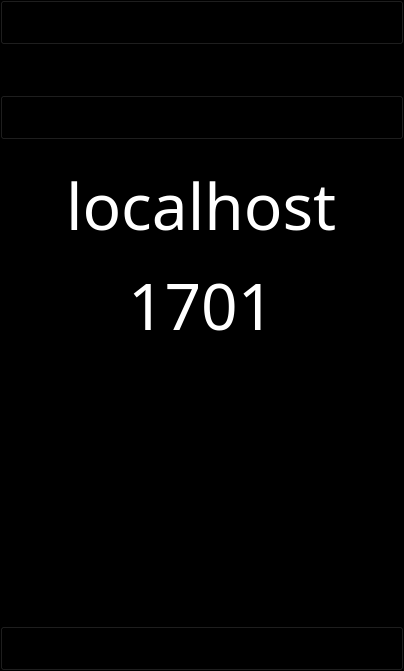
<?xml version="1.0" encoding="UTF-8"?>
<ui version="4.0">
 <class>MainWindow</class>
 <widget class="QMainWindow" name="MainWindow">
  <property name="geometry">
   <rect>
    <x>0</x>
    <y>0</y>
    <width>404</width>
    <height>671</height>
   </rect>
  </property>
  <property name="windowTitle">
   <string>MainWindow</string>
  </property>
  <property name="styleSheet">
   <string notr="true">background-color: rgb(0, 0, 0);</string>
  </property>
  <widget class="QWidget" name="centralWidget">
   <layout class="QVBoxLayout" name="verticalLayout">
    <property name="spacing">
     <number>10</number>
    </property>
    <property name="leftMargin">
     <number>0</number>
    </property>
    <property name="topMargin">
     <number>0</number>
    </property>
    <property name="rightMargin">
     <number>0</number>
    </property>
    <property name="bottomMargin">
     <number>0</number>
    </property>
    <item>
     <widget class="LCARS_Button" name="button_StartServer">
      <property name="sizePolicy">
       <sizepolicy hsizetype="Minimum" vsizetype="Preferred">
        <horstretch>0</horstretch>
        <verstretch>0</verstretch>
       </sizepolicy>
      </property>
      <property name="minimumSize">
       <size>
        <width>0</width>
        <height>40</height>
       </size>
      </property>
      <property name="font">
       <font>
        <family>Helvetica Ultra Compressed</family>
        <pointsize>20</pointsize>
        <weight>50</weight>
        <italic>false</italic>
        <bold>false</bold>
       </font>
      </property>
      <property name="text">
       <string>START SERVER</string>
      </property>
      <property name="Left_Text_Font" stdset="0">
       <font>
        <family>Helvetica Ultra Compressed</family>
        <pointsize>30</pointsize>
        <weight>50</weight>
        <italic>false</italic>
        <bold>false</bold>
       </font>
      </property>
      <property name="Right_Text_Font" stdset="0">
       <font>
        <family>Helvetica Ultra Compressed</family>
        <pointsize>30</pointsize>
        <weight>50</weight>
        <italic>false</italic>
        <bold>false</bold>
       </font>
      </property>
      <property name="Text_Left" stdset="0">
       <string>32</string>
      </property>
      <property name="Text_Right" stdset="0">
       <string>LCARS BUTTON</string>
      </property>
      <property name="Size_TopLeft" stdset="0">
       <size>
        <width>20</width>
        <height>20</height>
       </size>
      </property>
      <property name="Size_BottomLeft" stdset="0">
       <size>
        <width>20</width>
        <height>20</height>
       </size>
      </property>
      <property name="Size_TopRight" stdset="0">
       <size>
        <width>20</width>
        <height>20</height>
       </size>
      </property>
      <property name="Size_BottomRight" stdset="0">
       <size>
        <width>20</width>
        <height>20</height>
       </size>
      </property>
      <property name="Size_extendEdgeLeft" stdset="0">
       <number>10</number>
      </property>
      <property name="Size_extendEdgeRight" stdset="0">
       <number>0</number>
      </property>
      <property name="Divider_Left_Position" stdset="0">
       <number>0</number>
      </property>
      <property name="Divider_Left_Width" stdset="0">
       <number>50</number>
      </property>
      <property name="Divider_Right_Position" stdset="0">
       <number>0</number>
      </property>
      <property name="Divider_Right_Width" stdset="0">
       <number>0</number>
      </property>
      <property name="Center_Color" stdset="0">
       <color>
        <red>153</red>
        <green>205</green>
        <blue>255</blue>
       </color>
      </property>
      <property name="Edge_Left_Color" stdset="0">
       <color>
        <red>153</red>
        <green>205</green>
        <blue>255</blue>
       </color>
      </property>
      <property name="Edge_Right_Color" stdset="0">
       <color>
        <red>153</red>
        <green>205</green>
        <blue>255</blue>
       </color>
      </property>
      <property name="Divider_Left_Color" stdset="0">
       <color>
        <red>0</red>
        <green>0</green>
        <blue>0</blue>
       </color>
      </property>
      <property name="Divider_Right_Color" stdset="0">
       <color>
        <red>255</red>
        <green>255</green>
        <blue>255</blue>
       </color>
      </property>
      <property name="Left_Text_Color" stdset="0">
       <color>
        <red>205</red>
        <green>221</green>
        <blue>255</blue>
       </color>
      </property>
      <property name="Center_Text_Color" stdset="0">
       <color>
        <red>0</red>
        <green>0</green>
        <blue>0</blue>
       </color>
      </property>
      <property name="Right_Text_Color" stdset="0">
       <color>
        <red>0</red>
        <green>0</green>
        <blue>0</blue>
       </color>
      </property>
      <property name="Pressed_Center_Color" stdset="0">
       <color>
        <red>255</red>
        <green>255</green>
        <blue>255</blue>
       </color>
      </property>
      <property name="Pressed_Edge_Left_Color" stdset="0">
       <color>
        <red>255</red>
        <green>255</green>
        <blue>255</blue>
       </color>
      </property>
      <property name="Pressed_Edge_Right_Color" stdset="0">
       <color>
        <red>255</red>
        <green>255</green>
        <blue>255</blue>
       </color>
      </property>
      <property name="Pressed_Divider_Left_Color" stdset="0">
       <color>
        <red>0</red>
        <green>0</green>
        <blue>0</blue>
       </color>
      </property>
      <property name="Pressed_Divider_Right_Color" stdset="0">
       <color>
        <red>0</red>
        <green>0</green>
        <blue>0</blue>
       </color>
      </property>
      <property name="Pressed_Left_Text_Color" stdset="0">
       <color>
        <red>255</red>
        <green>255</green>
        <blue>255</blue>
       </color>
      </property>
      <property name="Pressed_Center_Text_Color" stdset="0">
       <color>
        <red>0</red>
        <green>0</green>
        <blue>0</blue>
       </color>
      </property>
      <property name="Pressed_Right_Text_Color" stdset="0">
       <color>
        <red>255</red>
        <green>255</green>
        <blue>255</blue>
       </color>
      </property>
      <property name="Red_Center_Color" stdset="0">
       <color>
        <red>200</red>
        <green>24</green>
        <blue>28</blue>
       </color>
      </property>
      <property name="Red_Edge_Left_Color" stdset="0">
       <color>
        <red>200</red>
        <green>24</green>
        <blue>28</blue>
       </color>
      </property>
      <property name="Red_Edge_Right_Color" stdset="0">
       <color>
        <red>200</red>
        <green>24</green>
        <blue>28</blue>
       </color>
      </property>
      <property name="Red_Divider_Left_Color" stdset="0">
       <color>
        <red>0</red>
        <green>0</green>
        <blue>0</blue>
       </color>
      </property>
      <property name="Red_Divider_Right_Color" stdset="0">
       <color>
        <red>0</red>
        <green>0</green>
        <blue>0</blue>
       </color>
      </property>
      <property name="Red_Left_Text_Color" stdset="0">
       <color>
        <red>255</red>
        <green>255</green>
        <blue>255</blue>
       </color>
      </property>
      <property name="Red_Center_Text_Color" stdset="0">
       <color>
        <red>0</red>
        <green>0</green>
        <blue>0</blue>
       </color>
      </property>
      <property name="Red_Right_Text_Color" stdset="0">
       <color>
        <red>255</red>
        <green>255</green>
        <blue>255</blue>
       </color>
      </property>
      <property name="Active_Center_Color" stdset="0">
       <color>
        <red>255</red>
        <green>255</green>
        <blue>255</blue>
       </color>
      </property>
      <property name="Active_Edge_Left_Color" stdset="0">
       <color>
        <red>255</red>
        <green>255</green>
        <blue>255</blue>
       </color>
      </property>
      <property name="Active_Edge_Right_Color" stdset="0">
       <color>
        <red>255</red>
        <green>255</green>
        <blue>255</blue>
       </color>
      </property>
      <property name="Active_Divider_Left_Color" stdset="0">
       <color>
        <red>0</red>
        <green>0</green>
        <blue>0</blue>
       </color>
      </property>
      <property name="Active_Divider_Right_Color" stdset="0">
       <color>
        <red>0</red>
        <green>0</green>
        <blue>0</blue>
       </color>
      </property>
      <property name="Active_Left_Text_Color" stdset="0">
       <color>
        <red>255</red>
        <green>255</green>
        <blue>255</blue>
       </color>
      </property>
      <property name="Active_Center_Text_Color" stdset="0">
       <color>
        <red>0</red>
        <green>0</green>
        <blue>0</blue>
       </color>
      </property>
      <property name="Active_Right_Text_Color" stdset="0">
       <color>
        <red>255</red>
        <green>255</green>
        <blue>255</blue>
       </color>
      </property>
      <property name="Text_Center_Distance_Right" stdset="0">
       <number>15</number>
      </property>
      <property name="Text_Center_Distance_Left" stdset="0">
       <number>0</number>
      </property>
      <property name="positioningCenter" stdset="0">
       <number>1</number>
      </property>
      <property name="Center_Text_VAlign" stdset="0">
       <number>6</number>
      </property>
      <property name="Center_Text_HAlign" stdset="0">
       <number>1</number>
      </property>
      <property name="Left_Text_VAlign" stdset="0">
       <number>6</number>
      </property>
      <property name="Left_Text_HAlign" stdset="0">
       <number>1</number>
      </property>
      <property name="RedAlertState" stdset="0">
       <number>0</number>
      </property>
      <property name="Color_Theme_ID" stdset="0">
       <number>0</number>
      </property>
      <property name="Divider_Second_Position" stdset="0">
       <number>20</number>
      </property>
      <property name="Divider_Second_Width" stdset="0">
       <number>20</number>
      </property>
      <property name="Divider_Second_Color" stdset="0">
       <color>
        <red>50</red>
        <green>102</green>
        <blue>204</blue>
       </color>
      </property>
      <property name="Left_Text_Distance" stdset="0">
       <number>60</number>
      </property>
      <property name="LTD" stdset="0">
       <number>423</number>
      </property>
      <property name="Pressed_Divider_Second_Color" stdset="0">
       <color>
        <red>255</red>
        <green>255</green>
        <blue>255</blue>
       </color>
      </property>
      <property name="restricted_Height" stdset="0">
       <bool>true</bool>
      </property>
      <property name="restricted_Height_Value" stdset="0">
       <double>10.000000000000000</double>
      </property>
     </widget>
    </item>
    <item>
     <spacer name="verticalSpacer_3">
      <property name="orientation">
       <enum>Qt::Vertical</enum>
      </property>
      <property name="sizeType">
       <enum>QSizePolicy::Preferred</enum>
      </property>
      <property name="sizeHint" stdset="0">
       <size>
        <width>20</width>
        <height>40</height>
       </size>
      </property>
     </spacer>
    </item>
    <item>
     <widget class="LCARS_Button" name="button_StopServer">
      <property name="sizePolicy">
       <sizepolicy hsizetype="Minimum" vsizetype="Preferred">
        <horstretch>0</horstretch>
        <verstretch>0</verstretch>
       </sizepolicy>
      </property>
      <property name="minimumSize">
       <size>
        <width>0</width>
        <height>40</height>
       </size>
      </property>
      <property name="font">
       <font>
        <family>Helvetica Ultra Compressed</family>
        <pointsize>20</pointsize>
        <weight>50</weight>
        <italic>false</italic>
        <bold>false</bold>
       </font>
      </property>
      <property name="text">
       <string>STOP SERVER</string>
      </property>
      <property name="Left_Text_Font" stdset="0">
       <font>
        <family>Helvetica Ultra Compressed</family>
        <pointsize>30</pointsize>
        <weight>50</weight>
        <italic>false</italic>
        <bold>false</bold>
       </font>
      </property>
      <property name="Right_Text_Font" stdset="0">
       <font>
        <family>Helvetica Ultra Compressed</family>
        <pointsize>30</pointsize>
        <weight>50</weight>
        <italic>false</italic>
        <bold>false</bold>
       </font>
      </property>
      <property name="Text_Left" stdset="0">
       <string>12</string>
      </property>
      <property name="Text_Right" stdset="0">
       <string>LCARS BUTTON</string>
      </property>
      <property name="Size_TopLeft" stdset="0">
       <size>
        <width>20</width>
        <height>20</height>
       </size>
      </property>
      <property name="Size_BottomLeft" stdset="0">
       <size>
        <width>20</width>
        <height>20</height>
       </size>
      </property>
      <property name="Size_TopRight" stdset="0">
       <size>
        <width>20</width>
        <height>20</height>
       </size>
      </property>
      <property name="Size_BottomRight" stdset="0">
       <size>
        <width>20</width>
        <height>20</height>
       </size>
      </property>
      <property name="Size_extendEdgeLeft" stdset="0">
       <number>10</number>
      </property>
      <property name="Size_extendEdgeRight" stdset="0">
       <number>0</number>
      </property>
      <property name="Divider_Left_Position" stdset="0">
       <number>0</number>
      </property>
      <property name="Divider_Left_Width" stdset="0">
       <number>50</number>
      </property>
      <property name="Divider_Right_Position" stdset="0">
       <number>0</number>
      </property>
      <property name="Divider_Right_Width" stdset="0">
       <number>0</number>
      </property>
      <property name="Center_Color" stdset="0">
       <color>
        <red>153</red>
        <green>205</green>
        <blue>255</blue>
       </color>
      </property>
      <property name="Edge_Left_Color" stdset="0">
       <color>
        <red>153</red>
        <green>205</green>
        <blue>255</blue>
       </color>
      </property>
      <property name="Edge_Right_Color" stdset="0">
       <color>
        <red>153</red>
        <green>205</green>
        <blue>255</blue>
       </color>
      </property>
      <property name="Divider_Left_Color" stdset="0">
       <color>
        <red>0</red>
        <green>0</green>
        <blue>0</blue>
       </color>
      </property>
      <property name="Divider_Right_Color" stdset="0">
       <color>
        <red>255</red>
        <green>255</green>
        <blue>255</blue>
       </color>
      </property>
      <property name="Left_Text_Color" stdset="0">
       <color>
        <red>205</red>
        <green>221</green>
        <blue>255</blue>
       </color>
      </property>
      <property name="Center_Text_Color" stdset="0">
       <color>
        <red>0</red>
        <green>0</green>
        <blue>0</blue>
       </color>
      </property>
      <property name="Right_Text_Color" stdset="0">
       <color>
        <red>0</red>
        <green>0</green>
        <blue>0</blue>
       </color>
      </property>
      <property name="Pressed_Center_Color" stdset="0">
       <color>
        <red>255</red>
        <green>255</green>
        <blue>255</blue>
       </color>
      </property>
      <property name="Pressed_Edge_Left_Color" stdset="0">
       <color>
        <red>255</red>
        <green>255</green>
        <blue>255</blue>
       </color>
      </property>
      <property name="Pressed_Edge_Right_Color" stdset="0">
       <color>
        <red>255</red>
        <green>255</green>
        <blue>255</blue>
       </color>
      </property>
      <property name="Pressed_Divider_Left_Color" stdset="0">
       <color>
        <red>0</red>
        <green>0</green>
        <blue>0</blue>
       </color>
      </property>
      <property name="Pressed_Divider_Right_Color" stdset="0">
       <color>
        <red>0</red>
        <green>0</green>
        <blue>0</blue>
       </color>
      </property>
      <property name="Pressed_Left_Text_Color" stdset="0">
       <color>
        <red>255</red>
        <green>255</green>
        <blue>255</blue>
       </color>
      </property>
      <property name="Pressed_Center_Text_Color" stdset="0">
       <color>
        <red>0</red>
        <green>0</green>
        <blue>0</blue>
       </color>
      </property>
      <property name="Pressed_Right_Text_Color" stdset="0">
       <color>
        <red>255</red>
        <green>255</green>
        <blue>255</blue>
       </color>
      </property>
      <property name="Red_Center_Color" stdset="0">
       <color>
        <red>200</red>
        <green>24</green>
        <blue>28</blue>
       </color>
      </property>
      <property name="Red_Edge_Left_Color" stdset="0">
       <color>
        <red>200</red>
        <green>24</green>
        <blue>28</blue>
       </color>
      </property>
      <property name="Red_Edge_Right_Color" stdset="0">
       <color>
        <red>200</red>
        <green>24</green>
        <blue>28</blue>
       </color>
      </property>
      <property name="Red_Divider_Left_Color" stdset="0">
       <color>
        <red>0</red>
        <green>0</green>
        <blue>0</blue>
       </color>
      </property>
      <property name="Red_Divider_Right_Color" stdset="0">
       <color>
        <red>0</red>
        <green>0</green>
        <blue>0</blue>
       </color>
      </property>
      <property name="Red_Left_Text_Color" stdset="0">
       <color>
        <red>255</red>
        <green>255</green>
        <blue>255</blue>
       </color>
      </property>
      <property name="Red_Center_Text_Color" stdset="0">
       <color>
        <red>0</red>
        <green>0</green>
        <blue>0</blue>
       </color>
      </property>
      <property name="Red_Right_Text_Color" stdset="0">
       <color>
        <red>255</red>
        <green>255</green>
        <blue>255</blue>
       </color>
      </property>
      <property name="Active_Center_Color" stdset="0">
       <color>
        <red>255</red>
        <green>255</green>
        <blue>255</blue>
       </color>
      </property>
      <property name="Active_Edge_Left_Color" stdset="0">
       <color>
        <red>255</red>
        <green>255</green>
        <blue>255</blue>
       </color>
      </property>
      <property name="Active_Edge_Right_Color" stdset="0">
       <color>
        <red>255</red>
        <green>255</green>
        <blue>255</blue>
       </color>
      </property>
      <property name="Active_Divider_Left_Color" stdset="0">
       <color>
        <red>0</red>
        <green>0</green>
        <blue>0</blue>
       </color>
      </property>
      <property name="Active_Divider_Right_Color" stdset="0">
       <color>
        <red>0</red>
        <green>0</green>
        <blue>0</blue>
       </color>
      </property>
      <property name="Active_Left_Text_Color" stdset="0">
       <color>
        <red>255</red>
        <green>255</green>
        <blue>255</blue>
       </color>
      </property>
      <property name="Active_Center_Text_Color" stdset="0">
       <color>
        <red>0</red>
        <green>0</green>
        <blue>0</blue>
       </color>
      </property>
      <property name="Active_Right_Text_Color" stdset="0">
       <color>
        <red>255</red>
        <green>255</green>
        <blue>255</blue>
       </color>
      </property>
      <property name="Text_Center_Distance_Right" stdset="0">
       <number>15</number>
      </property>
      <property name="Text_Center_Distance_Left" stdset="0">
       <number>0</number>
      </property>
      <property name="positioningCenter" stdset="0">
       <number>1</number>
      </property>
      <property name="Center_Text_VAlign" stdset="0">
       <number>6</number>
      </property>
      <property name="Center_Text_HAlign" stdset="0">
       <number>1</number>
      </property>
      <property name="Left_Text_VAlign" stdset="0">
       <number>6</number>
      </property>
      <property name="Left_Text_HAlign" stdset="0">
       <number>1</number>
      </property>
      <property name="RedAlertState" stdset="0">
       <number>0</number>
      </property>
      <property name="Color_Theme_ID" stdset="0">
       <number>0</number>
      </property>
      <property name="Divider_Second_Position" stdset="0">
       <number>20</number>
      </property>
      <property name="Divider_Second_Width" stdset="0">
       <number>20</number>
      </property>
      <property name="Divider_Second_Color" stdset="0">
       <color>
        <red>50</red>
        <green>102</green>
        <blue>204</blue>
       </color>
      </property>
      <property name="Left_Text_Distance" stdset="0">
       <number>60</number>
      </property>
      <property name="LTD" stdset="0">
       <number>423</number>
      </property>
      <property name="Pressed_Divider_Second_Color" stdset="0">
       <color>
        <red>255</red>
        <green>255</green>
        <blue>255</blue>
       </color>
      </property>
      <property name="restricted_Height" stdset="0">
       <bool>true</bool>
      </property>
      <property name="restricted_Height_Value" stdset="0">
       <double>10.000000000000000</double>
      </property>
     </widget>
    </item>
    <item>
     <widget class="QWidget" name="widget" native="true"/>
    </item>
    <item>
     <widget class="LCARS_Line" name="LCARS_Lines_4">
      <property name="Size_TopLeft" stdset="0">
       <size>
        <width>20</width>
        <height>20</height>
       </size>
      </property>
      <property name="Size_BottomLeft" stdset="0">
       <size>
        <width>20</width>
        <height>20</height>
       </size>
      </property>
      <property name="Size_TopRight" stdset="0">
       <size>
        <width>20</width>
        <height>20</height>
       </size>
      </property>
      <property name="Size_BottomRight" stdset="0">
       <size>
        <width>20</width>
        <height>20</height>
       </size>
      </property>
      <property name="Center_Color" stdset="0">
       <color>
        <red>0</red>
        <green>0</green>
        <blue>0</blue>
       </color>
      </property>
      <property name="Edge_Left_Color" stdset="0">
       <color>
        <red>153</red>
        <green>205</green>
        <blue>255</blue>
       </color>
      </property>
      <property name="Edge_Right_Color" stdset="0">
       <color>
        <red>153</red>
        <green>205</green>
        <blue>255</blue>
       </color>
      </property>
      <property name="Red_Center_Color" stdset="0">
       <color>
        <red>200</red>
        <green>24</green>
        <blue>28</blue>
       </color>
      </property>
      <property name="Red_Edge_Left_Color" stdset="0">
       <color>
        <red>200</red>
        <green>24</green>
        <blue>28</blue>
       </color>
      </property>
      <property name="Red_Edge_Right_Color" stdset="0">
       <color>
        <red>200</red>
        <green>24</green>
        <blue>28</blue>
       </color>
      </property>
      <property name="Active_Center_Color" stdset="0">
       <color>
        <red>255</red>
        <green>255</green>
        <blue>255</blue>
       </color>
      </property>
      <property name="Active_Edge_Left_Color" stdset="0">
       <color>
        <red>255</red>
        <green>255</green>
        <blue>255</blue>
       </color>
      </property>
      <property name="Active_Edge_Right_Color" stdset="0">
       <color>
        <red>255</red>
        <green>255</green>
        <blue>255</blue>
       </color>
      </property>
      <property name="RedAlertState" stdset="0">
       <number>0</number>
      </property>
      <property name="Color_Theme_ID" stdset="0">
       <number>0</number>
      </property>
      <layout class="QHBoxLayout" name="horizontalLayout_6">
       <property name="spacing">
        <number>0</number>
       </property>
       <property name="leftMargin">
        <number>40</number>
       </property>
       <property name="topMargin">
        <number>0</number>
       </property>
       <property name="rightMargin">
        <number>40</number>
       </property>
       <property name="bottomMargin">
        <number>0</number>
       </property>
       <item>
        <widget class="QLineEdit" name="ip_Edit">
         <property name="font">
          <font>
           <family>Helvetica Ultra Compressed</family>
           <pointsize>48</pointsize>
           <weight>50</weight>
           <italic>false</italic>
           <bold>false</bold>
          </font>
         </property>
         <property name="cursor">
          <cursorShape>IBeamCursor</cursorShape>
         </property>
         <property name="styleSheet">
          <string notr="true">color: rgb(255, 255, 255);</string>
         </property>
         <property name="text">
          <string>localhost</string>
         </property>
         <property name="frame">
          <bool>false</bool>
         </property>
         <property name="alignment">
          <set>Qt::AlignCenter</set>
         </property>
         <property name="placeholderText">
          <string>HOSTIP</string>
         </property>
         <property name="clearButtonEnabled">
          <bool>false</bool>
         </property>
        </widget>
       </item>
      </layout>
     </widget>
    </item>
    <item>
     <widget class="LCARS_Line" name="LCARS_Lines_5">
      <property name="Size_TopLeft" stdset="0">
       <size>
        <width>20</width>
        <height>20</height>
       </size>
      </property>
      <property name="Size_BottomLeft" stdset="0">
       <size>
        <width>20</width>
        <height>20</height>
       </size>
      </property>
      <property name="Size_TopRight" stdset="0">
       <size>
        <width>20</width>
        <height>20</height>
       </size>
      </property>
      <property name="Size_BottomRight" stdset="0">
       <size>
        <width>20</width>
        <height>20</height>
       </size>
      </property>
      <property name="Center_Color" stdset="0">
       <color>
        <red>0</red>
        <green>0</green>
        <blue>0</blue>
       </color>
      </property>
      <property name="Edge_Left_Color" stdset="0">
       <color>
        <red>153</red>
        <green>205</green>
        <blue>255</blue>
       </color>
      </property>
      <property name="Edge_Right_Color" stdset="0">
       <color>
        <red>153</red>
        <green>205</green>
        <blue>255</blue>
       </color>
      </property>
      <property name="Red_Center_Color" stdset="0">
       <color>
        <red>200</red>
        <green>24</green>
        <blue>28</blue>
       </color>
      </property>
      <property name="Red_Edge_Left_Color" stdset="0">
       <color>
        <red>200</red>
        <green>24</green>
        <blue>28</blue>
       </color>
      </property>
      <property name="Red_Edge_Right_Color" stdset="0">
       <color>
        <red>200</red>
        <green>24</green>
        <blue>28</blue>
       </color>
      </property>
      <property name="Active_Center_Color" stdset="0">
       <color>
        <red>255</red>
        <green>255</green>
        <blue>255</blue>
       </color>
      </property>
      <property name="Active_Edge_Left_Color" stdset="0">
       <color>
        <red>255</red>
        <green>255</green>
        <blue>255</blue>
       </color>
      </property>
      <property name="Active_Edge_Right_Color" stdset="0">
       <color>
        <red>255</red>
        <green>255</green>
        <blue>255</blue>
       </color>
      </property>
      <property name="RedAlertState" stdset="0">
       <number>0</number>
      </property>
      <property name="Color_Theme_ID" stdset="0">
       <number>0</number>
      </property>
      <layout class="QHBoxLayout" name="horizontalLayout_7">
       <property name="spacing">
        <number>0</number>
       </property>
       <property name="leftMargin">
        <number>40</number>
       </property>
       <property name="topMargin">
        <number>0</number>
       </property>
       <property name="rightMargin">
        <number>40</number>
       </property>
       <property name="bottomMargin">
        <number>0</number>
       </property>
       <item>
        <widget class="QLineEdit" name="port_Edit">
         <property name="font">
          <font>
           <family>Helvetica Ultra Compressed</family>
           <pointsize>48</pointsize>
           <weight>50</weight>
           <italic>false</italic>
           <bold>false</bold>
          </font>
         </property>
         <property name="cursor">
          <cursorShape>IBeamCursor</cursorShape>
         </property>
         <property name="styleSheet">
          <string notr="true">color: rgb(255, 255, 255);</string>
         </property>
         <property name="text">
          <string>1701</string>
         </property>
         <property name="frame">
          <bool>false</bool>
         </property>
         <property name="alignment">
          <set>Qt::AlignCenter</set>
         </property>
         <property name="placeholderText">
          <string>HOSTPORT</string>
         </property>
         <property name="clearButtonEnabled">
          <bool>false</bool>
         </property>
        </widget>
       </item>
      </layout>
     </widget>
    </item>
    <item>
     <widget class="QPlainTextEdit" name="debug_message">
      <property name="font">
       <font>
        <family>Droid Sans Mono</family>
        <pointsize>16</pointsize>
        <weight>50</weight>
        <italic>false</italic>
        <bold>false</bold>
       </font>
      </property>
      <property name="styleSheet">
       <string notr="true">color: rgb(255, 255, 255);</string>
      </property>
      <property name="plainText">
       <string/>
      </property>
     </widget>
    </item>
    <item>
     <spacer name="verticalSpacer">
      <property name="orientation">
       <enum>Qt::Vertical</enum>
      </property>
      <property name="sizeHint" stdset="0">
       <size>
        <width>20</width>
        <height>40</height>
       </size>
      </property>
     </spacer>
    </item>
    <item>
     <widget class="LCARS_Button" name="button_Close">
      <property name="sizePolicy">
       <sizepolicy hsizetype="Minimum" vsizetype="Preferred">
        <horstretch>0</horstretch>
        <verstretch>0</verstretch>
       </sizepolicy>
      </property>
      <property name="minimumSize">
       <size>
        <width>0</width>
        <height>40</height>
       </size>
      </property>
      <property name="font">
       <font>
        <family>Helvetica Ultra Compressed</family>
        <pointsize>20</pointsize>
        <weight>50</weight>
        <italic>false</italic>
        <bold>false</bold>
       </font>
      </property>
      <property name="text">
       <string>CLOSE</string>
      </property>
      <property name="Left_Text_Font" stdset="0">
       <font>
        <family>Helvetica Ultra Compressed</family>
        <pointsize>30</pointsize>
        <weight>50</weight>
        <italic>false</italic>
        <bold>false</bold>
       </font>
      </property>
      <property name="Right_Text_Font" stdset="0">
       <font>
        <family>Helvetica Ultra Compressed</family>
        <pointsize>30</pointsize>
        <weight>50</weight>
        <italic>false</italic>
        <bold>false</bold>
       </font>
      </property>
      <property name="Text_Left" stdset="0">
       <string>67</string>
      </property>
      <property name="Text_Right" stdset="0">
       <string>LCARS BUTTON</string>
      </property>
      <property name="Size_TopLeft" stdset="0">
       <size>
        <width>20</width>
        <height>20</height>
       </size>
      </property>
      <property name="Size_BottomLeft" stdset="0">
       <size>
        <width>20</width>
        <height>20</height>
       </size>
      </property>
      <property name="Size_TopRight" stdset="0">
       <size>
        <width>20</width>
        <height>20</height>
       </size>
      </property>
      <property name="Size_BottomRight" stdset="0">
       <size>
        <width>20</width>
        <height>20</height>
       </size>
      </property>
      <property name="Size_extendEdgeLeft" stdset="0">
       <number>10</number>
      </property>
      <property name="Size_extendEdgeRight" stdset="0">
       <number>0</number>
      </property>
      <property name="Divider_Left_Position" stdset="0">
       <number>0</number>
      </property>
      <property name="Divider_Left_Width" stdset="0">
       <number>50</number>
      </property>
      <property name="Divider_Right_Position" stdset="0">
       <number>0</number>
      </property>
      <property name="Divider_Right_Width" stdset="0">
       <number>0</number>
      </property>
      <property name="Center_Color" stdset="0">
       <color>
        <red>153</red>
        <green>205</green>
        <blue>255</blue>
       </color>
      </property>
      <property name="Edge_Left_Color" stdset="0">
       <color>
        <red>153</red>
        <green>205</green>
        <blue>255</blue>
       </color>
      </property>
      <property name="Edge_Right_Color" stdset="0">
       <color>
        <red>153</red>
        <green>205</green>
        <blue>255</blue>
       </color>
      </property>
      <property name="Divider_Left_Color" stdset="0">
       <color>
        <red>0</red>
        <green>0</green>
        <blue>0</blue>
       </color>
      </property>
      <property name="Divider_Right_Color" stdset="0">
       <color>
        <red>255</red>
        <green>255</green>
        <blue>255</blue>
       </color>
      </property>
      <property name="Left_Text_Color" stdset="0">
       <color>
        <red>205</red>
        <green>221</green>
        <blue>255</blue>
       </color>
      </property>
      <property name="Center_Text_Color" stdset="0">
       <color>
        <red>0</red>
        <green>0</green>
        <blue>0</blue>
       </color>
      </property>
      <property name="Right_Text_Color" stdset="0">
       <color>
        <red>0</red>
        <green>0</green>
        <blue>0</blue>
       </color>
      </property>
      <property name="Pressed_Center_Color" stdset="0">
       <color>
        <red>255</red>
        <green>255</green>
        <blue>255</blue>
       </color>
      </property>
      <property name="Pressed_Edge_Left_Color" stdset="0">
       <color>
        <red>255</red>
        <green>255</green>
        <blue>255</blue>
       </color>
      </property>
      <property name="Pressed_Edge_Right_Color" stdset="0">
       <color>
        <red>255</red>
        <green>255</green>
        <blue>255</blue>
       </color>
      </property>
      <property name="Pressed_Divider_Left_Color" stdset="0">
       <color>
        <red>0</red>
        <green>0</green>
        <blue>0</blue>
       </color>
      </property>
      <property name="Pressed_Divider_Right_Color" stdset="0">
       <color>
        <red>0</red>
        <green>0</green>
        <blue>0</blue>
       </color>
      </property>
      <property name="Pressed_Left_Text_Color" stdset="0">
       <color>
        <red>255</red>
        <green>255</green>
        <blue>255</blue>
       </color>
      </property>
      <property name="Pressed_Center_Text_Color" stdset="0">
       <color>
        <red>0</red>
        <green>0</green>
        <blue>0</blue>
       </color>
      </property>
      <property name="Pressed_Right_Text_Color" stdset="0">
       <color>
        <red>255</red>
        <green>255</green>
        <blue>255</blue>
       </color>
      </property>
      <property name="Red_Center_Color" stdset="0">
       <color>
        <red>200</red>
        <green>24</green>
        <blue>28</blue>
       </color>
      </property>
      <property name="Red_Edge_Left_Color" stdset="0">
       <color>
        <red>200</red>
        <green>24</green>
        <blue>28</blue>
       </color>
      </property>
      <property name="Red_Edge_Right_Color" stdset="0">
       <color>
        <red>200</red>
        <green>24</green>
        <blue>28</blue>
       </color>
      </property>
      <property name="Red_Divider_Left_Color" stdset="0">
       <color>
        <red>0</red>
        <green>0</green>
        <blue>0</blue>
       </color>
      </property>
      <property name="Red_Divider_Right_Color" stdset="0">
       <color>
        <red>0</red>
        <green>0</green>
        <blue>0</blue>
       </color>
      </property>
      <property name="Red_Left_Text_Color" stdset="0">
       <color>
        <red>255</red>
        <green>255</green>
        <blue>255</blue>
       </color>
      </property>
      <property name="Red_Center_Text_Color" stdset="0">
       <color>
        <red>0</red>
        <green>0</green>
        <blue>0</blue>
       </color>
      </property>
      <property name="Red_Right_Text_Color" stdset="0">
       <color>
        <red>255</red>
        <green>255</green>
        <blue>255</blue>
       </color>
      </property>
      <property name="Active_Center_Color" stdset="0">
       <color>
        <red>255</red>
        <green>255</green>
        <blue>255</blue>
       </color>
      </property>
      <property name="Active_Edge_Left_Color" stdset="0">
       <color>
        <red>255</red>
        <green>255</green>
        <blue>255</blue>
       </color>
      </property>
      <property name="Active_Edge_Right_Color" stdset="0">
       <color>
        <red>255</red>
        <green>255</green>
        <blue>255</blue>
       </color>
      </property>
      <property name="Active_Divider_Left_Color" stdset="0">
       <color>
        <red>0</red>
        <green>0</green>
        <blue>0</blue>
       </color>
      </property>
      <property name="Active_Divider_Right_Color" stdset="0">
       <color>
        <red>0</red>
        <green>0</green>
        <blue>0</blue>
       </color>
      </property>
      <property name="Active_Left_Text_Color" stdset="0">
       <color>
        <red>255</red>
        <green>255</green>
        <blue>255</blue>
       </color>
      </property>
      <property name="Active_Center_Text_Color" stdset="0">
       <color>
        <red>0</red>
        <green>0</green>
        <blue>0</blue>
       </color>
      </property>
      <property name="Active_Right_Text_Color" stdset="0">
       <color>
        <red>255</red>
        <green>255</green>
        <blue>255</blue>
       </color>
      </property>
      <property name="Text_Center_Distance_Right" stdset="0">
       <number>15</number>
      </property>
      <property name="Text_Center_Distance_Left" stdset="0">
       <number>0</number>
      </property>
      <property name="positioningCenter" stdset="0">
       <number>1</number>
      </property>
      <property name="Center_Text_VAlign" stdset="0">
       <number>6</number>
      </property>
      <property name="Center_Text_HAlign" stdset="0">
       <number>1</number>
      </property>
      <property name="Left_Text_VAlign" stdset="0">
       <number>6</number>
      </property>
      <property name="Left_Text_HAlign" stdset="0">
       <number>1</number>
      </property>
      <property name="RedAlertState" stdset="0">
       <number>0</number>
      </property>
      <property name="Color_Theme_ID" stdset="0">
       <number>0</number>
      </property>
      <property name="Divider_Second_Position" stdset="0">
       <number>20</number>
      </property>
      <property name="Divider_Second_Width" stdset="0">
       <number>20</number>
      </property>
      <property name="Divider_Second_Color" stdset="0">
       <color>
        <red>50</red>
        <green>102</green>
        <blue>204</blue>
       </color>
      </property>
      <property name="Left_Text_Distance" stdset="0">
       <number>60</number>
      </property>
      <property name="LTD" stdset="0">
       <number>423</number>
      </property>
      <property name="Pressed_Divider_Second_Color" stdset="0">
       <color>
        <red>255</red>
        <green>255</green>
        <blue>255</blue>
       </color>
      </property>
      <property name="restricted_Height" stdset="0">
       <bool>true</bool>
      </property>
      <property name="restricted_Height_Value" stdset="0">
       <double>10.000000000000000</double>
      </property>
     </widget>
    </item>
   </layout>
  </widget>
 </widget>
 <layoutdefault spacing="6" margin="11"/>
 <customwidgets>
  <customwidget>
   <class>LCARS_Button</class>
   <extends>QPushButton</extends>
   <header>lcars_button.h</header>
  </customwidget>
  <customwidget>
   <class>LCARS_Line</class>
   <extends>QWidget</extends>
   <header>lcars_line.h</header>
   <container>1</container>
  </customwidget>
 </customwidgets>
 <resources/>
 <connections/>
</ui>
